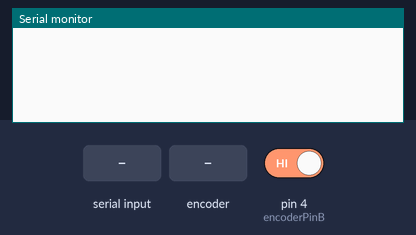
A sketch run on a simulated Arduino Nano, built with avr-gcc and run on an emulated ATmega328P. Shown: the last lines printed to the serial monitor. The test bench sets the inputs (shaded band); at power-on: pin 4 (encoderPinB) HIGH.

Above: at 1.2 s.
1.3 s: "start\n" received over Serial
At 2.5 s:
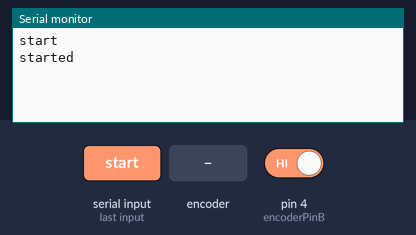
2.8 s: rotary encoder on pin 3 (encoderPinA) / pin 4 (encoderPinB) turned 2 steps (second pin leading)
At 3.8 s:
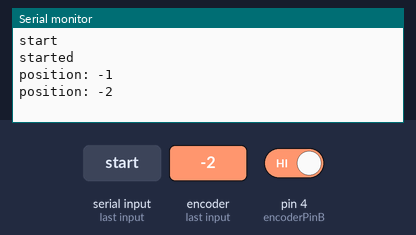
4.7 s: "stop\n" received over Serial
At 5.9 s:
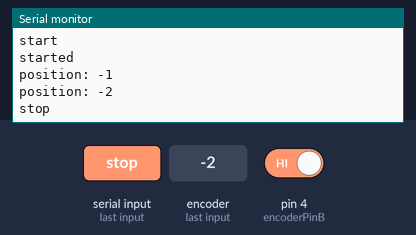
6.2 s: "1\n" received over Serial
At 7.1 s:
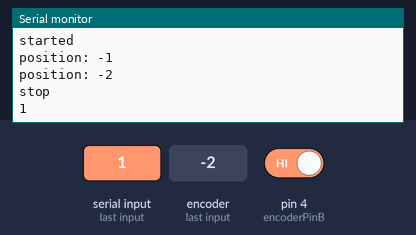

Measured:
- after the input at 1.3 s, the serial monitor: prints a new line at once (image 1)
- after the input at 2.8 s, the serial monitor: prints a new line after 0.08 s (image 2)
- after the input at 4.7 s, the serial monitor: prints a new line at once (image 3)
- after the input at 6.2 s, the serial monitor: prints a new line at once (image 4)

The sketch:

fw_loadCell_encoder.ino
```cpp
//#include <arduino.h>

//#include "HX711.h"

//int dela = 0;
//encoder pins
static const int encoderPinA = 3;
static const int encoderPinB = 4;

//loadcell pins
//const byte DOUT_PIN = 7;
//const byte CLK_PIN = 8;


//encoder variables
bool encoderPinBState = false;
volatile int encoderPulses = 0;


void interruptService() {
  encoderPinBState = digitalRead(encoderPinB);
  if (encoderPinBState == LOW) {
      //delay(dela);
      encoderPulses++;
     // Serial.print("position: ");  //COMMENT
     // Serial.println(encoderPulses);
    // dataString = String(encoderPulses) + " " + String(force);

  } else if (encoderPinBState == HIGH) {
    //delay(dela);
    encoderPulses--;

   Serial.print("position: ");  //COMMENT
  Serial.println(encoderPulses); //COMMENT


  }
  //force = scale.get_units();
//  dataString = String(encoderPulses) + " " + String(force);
 // Serial.println(dataString);
 // dataString = " ";
}


void setup() {
  Serial.begin(9600);

  pinMode(encoderPinA, INPUT);
  pinMode(encoderPinB, INPUT);

  digitalWrite(encoderPinA, HIGH);
  digitalWrite(encoderPinB, HIGH);


}


void loop() {
  if (Serial.available() > 0) {
    String command = Serial.readStringUntil('\n'); // Read the command from serial
    command.trim();

    Serial.println(command); //COMMENT
    //int lenght = command.length(); //COMMENT
    //Serial.println(lenght); //COMMENT

    if (command == "start") {
      Serial.println("started");   //COMMENT
      attachInterrupt(digitalPinToInterrupt(encoderPinA), interruptService, RISING);
    }
    else if (command == "stop") {
      //Serial.println("STOPPED"); //COMMENT
      detachInterrupt(digitalPinToInterrupt(encoderPinA));
    }
  }
}
```
